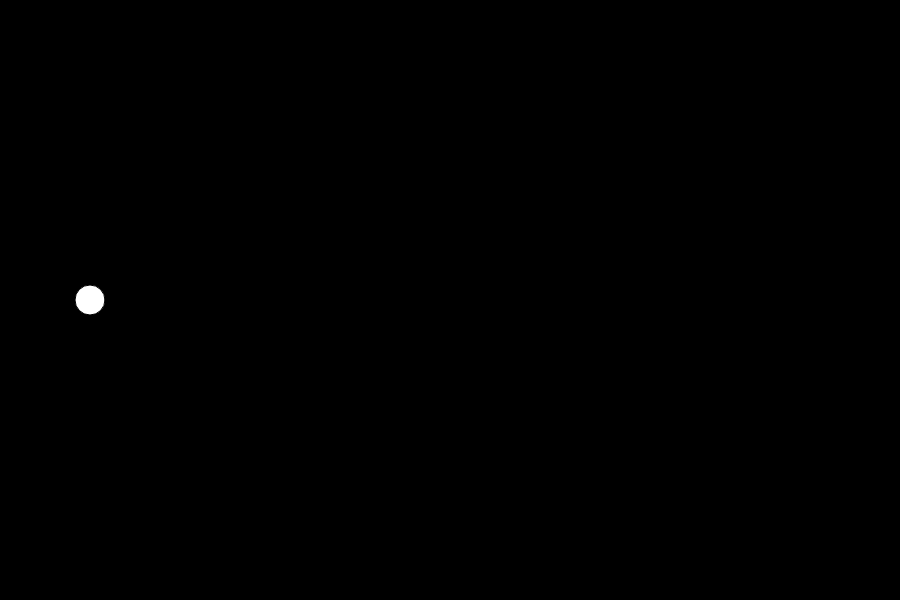
Frame 1 (no input)
Frame 60 (no input): blank canvas, image omitted
Frame 120 (the mouse pressed at the canvas centre since frame 60): blank canvas, image omitted

The p5.js sketch that drew this single still picture (run headless with seeded random() and noise() and a simulated clock; from frame 60 on, the mouse is pressed at the canvas centre):

// p5.js sketch
// ── sketch.js
let x = 0;

function setup() {
  createCanvas(900, 600);
  background(0);
}

function draw() {
  background(0);
  x = lerp(x, width, 0.1);
  let y = height / 2;
  ellipse(x, y, 30, 30);

}
